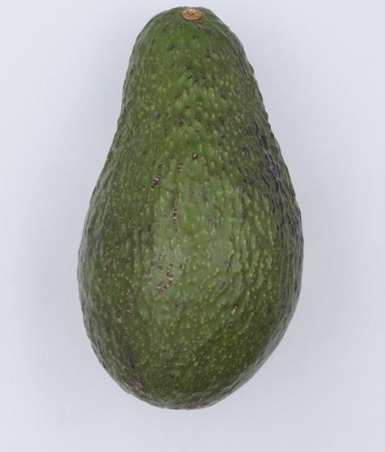
#> input picture give_as_inputs_to_test/avo_2.jpeg, 385 x 452 px
$ python -i features.py   (imports and definitions only)   (older library calls are emulated)
#> lines starting #> are read from the running program, lines starting #| are printed output that depends on the picture; after the words box and inside, x2 and y2 are one past the last pixel; in counts of white or black regions, pixels touching at a corner belong together
#> further down, picture is the input picture: shape (452, 385, 3); mean B, G, R 165, 170.8, 166.7
"""
features.py - Computer Vision Feature Extraction for Pre-Visual Food Degradation & Produce Quality

Extracts spectral, colorimetric, and micro-textural features from produce images:
- Adaptive Foreground Segmentation: Otsu thresholding + morphology + contour verification
- Color Spaces: Calibrated CIE L*a*b*, HSV, Normalized RGB
- Chlorophyll & Senescence Pigment Indices (Excess Green, Excess Red, NDCI, Browning Ratio)
- Perceptual Color Drift (Delta E from Stage 1 Baseline, Color Decay Index)
- Spatial Necrosis & Decay Heterogeneity (decay_pct, p10_l, p25_l, p90_a, heterogeneity_index)
- Micro-Texture & Surface Roughness (GLCM Contrast, Homogeneity, Energy, Laplacian Variance)
- Pre-Visual Degradation Heatmap Generation
"""

import cv2
import numpy as np
from skimage.feature import graycomatrix, graycoprops

# Calibrated reference baseline for fresh underripe Hass avocado exocarp (Stage 1) in 8-bit OpenCV Lab
REF_LAB_L = 124.4
REF_LAB_A = 116.9
REF_LAB_B = 152.5

FEATURE_NAMES = [
    'mean_r', 'mean_g', 'mean_b', 'std_r', 'std_g', 'std_b',
    'norm_r', 'norm_g', 'norm_b',
    'exg', 'exr', 'ndci', 'rg_ratio',
    'h_mean', 'h_std', 's_mean', 's_std', 'v_mean', 'v_std',
    'l_mean', 'l_std', 'a_mean', 'a_std', 'b_mean', 'b_std',
    'chroma', 'delta_e',
    'browning_ratio', 'color_decay_index',
    'decay_pct', 'p10_l', 'p25_l', 'p90_a', 'heterogeneity_index',
    'glcm_contrast', 'glcm_homogeneity', 'glcm_energy', 'laplacian_var'
]


def segment_fruit(img: np.ndarray) -> np.ndarray:
    """
    Robustly segment the produce fruit foreground from the background.
    Handles studio neutral backgrounds (white/grey) as well as varied field/retail backgrounds.
    Returns a clean binary mask (uint8, 0 or 255) of fruit pixels.
    """
    gray = cv2.cvtColor(img, cv2.COLOR_BGR2GRAY)
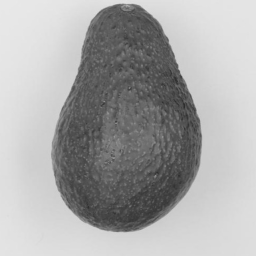
#> gray: shape (256, 256); min 44, max 233, mean 168.9
    blurred = cv2.GaussianBlur(gray, (5, 5), 0)

    # Check 4 corner areas to determine if background is predominantly light or dark
    corner_samples = [
        blurred[:10, :10],
        blurred[:10, -10:],
        blurred[-10:, :10],
        blurred[-10:, -10:]
    ]
    mean_corner = float(np.mean([np.mean(c) for c in corner_samples]))
#> mean_corner = 226.9
    is_bright_bg = mean_corner > 130.0
#> is_bright_bg = True

    if is_bright_bg:
        _, mask = cv2.threshold(blurred, 0, 255, cv2.THRESH_BINARY_INV + cv2.THRESH_OTSU)
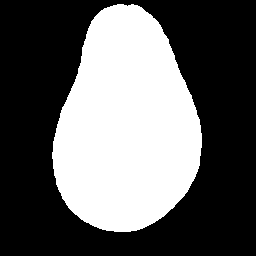
#> mask: shape (256, 256); 38.2% white; 1 white region, box (x1, y1, x2, y2) and area: (52, 4, 202, 232) 25020
    else:
        _, mask = cv2.threshold(blurred, 0, 255, cv2.THRESH_BINARY + cv2.THRESH_OTSU)

    # Morphological cleanup to remove noise specks and fill interior crevices
    kernel = cv2.getStructuringElement(cv2.MORPH_ELLIPSE, (5, 5))
    mask = cv2.morphologyEx(mask, cv2.MORPH_OPEN, kernel, iterations=1)
#> mask: shape (256, 256); 38.2% white; 1 white region, box (x1, y1, x2, y2) and area: (52, 4, 202, 232) 25019
    mask = cv2.morphologyEx(mask, cv2.MORPH_CLOSE, kernel, iterations=2)
#> mask: shape (256, 256); 38.2% white; 1 white region

    # Extract largest contour to ensure solid fruit exocarp without background noise
    cnts, _ = cv2.findContours(mask, cv2.RETR_EXTERNAL, cv2.CHAIN_APPROX_SIMPLE)
#> cnts = 1 contour; box (x1, y1, x2, y2) and area: (52, 3, 202, 232) 24750
    if cnts:
        c = max(cnts, key=cv2.contourArea)
#> c = contour of 301 points, box (x1, y1, x2, y2) (52, 3, 202, 232), area 24750
        solid_mask = np.zeros_like(mask)
        cv2.drawContours(solid_mask, [c], -1, 255, -1)
        if solid_mask.sum() > (0.02 * mask.size * 255):
            mask = solid_mask

    # Fallback in case mask is completely empty
    if np.sum(mask > 0) < 100:
        mask = np.ones_like(gray, dtype=np.uint8) * 255

    return mask


# [124 lines left out: function extract_features, not called in this run]


def generate_degradation_heatmap(img: np.ndarray) -> np.ndarray:
    """
    Generate an interpretability heatmap showing local pre-visual degradation intensity.
    Based on localized chlorophyll breakdown and a* (red/browning) shift inside fruit tissue.
    Returns RGB heatmap overlay image.
    """
    resized = cv2.resize(img, (256, 256), interpolation=cv2.INTER_AREA)
    mask = segment_fruit(resized)
    lab = cv2.cvtColor(resized, cv2.COLOR_BGR2LAB).astype(np.float32)
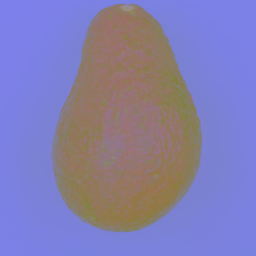
#> lab: shape (256, 256, 3) float32; mean B, G, R 175.2, 125.6, 131.1

    l_channel = lab[:, :, 0]
    a_channel = lab[:, :, 1]
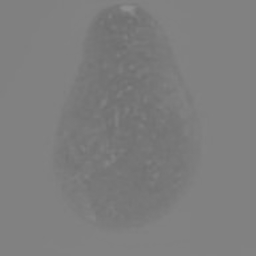
#> a_channel: shape (256, 256) float32; min 110, max 143, mean 125.6

    # Pre-visual internal degradation index per pixel:
    # Shift towards positive red/brown (> 116.9) + darkening (< 124.4)
    degradation_map = (a_channel - 116.0) * 2.2 + (125.0 - l_channel) * 1.5
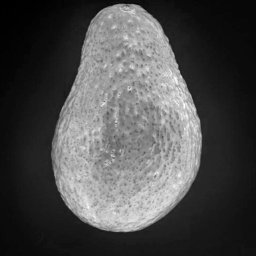
#> degradation_map: shape (256, 256) float32; min -138.6, max 142.7, mean -54.2; drawn with min black and max white
    degradation_map = np.clip(degradation_map, 0, 100)

    # Normalize to 0-255
    norm_deg = cv2.normalize(degradation_map, None, 0, 255, cv2.NORM_MINMAX).astype(np.uint8)
    norm_deg = cv2.bitwise_and(norm_deg, norm_deg, mask=mask)

    # Apply colormap (JET: Blue=Fresh/Intact, Green/Yellow=Breaking, Red=High Degradation)
    heatmap = cv2.applyColorMap(norm_deg, cv2.COLORMAP_JET)
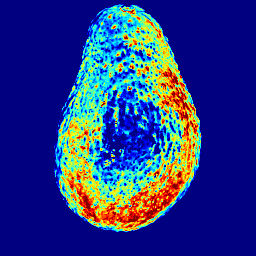
#> heatmap: shape (256, 256, 3); mean B, G, R 131.1, 57.2, 39.3

    # Blend with original image inside the mask
    overlay = resized.copy()
    alpha = 0.55
    fruit_pixels = mask > 0
#> fruit_pixels: shape (256, 256) bool; 38.2% white; 1 white region, box (x1, y1, x2, y2) and area: (52, 3, 202, 232) 25023
    overlay[fruit_pixels] = cv2.addWeighted(resized[fruit_pixels], 1 - alpha, heatmap[fruit_pixels], alpha, 0)
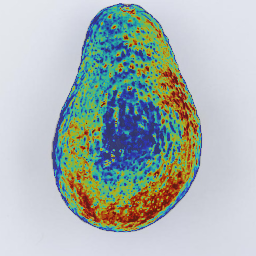
#> overlay: shape (256, 256, 3); mean B, G, R 179.4, 181.9, 169.2
    return cv2.cvtColor(overlay, cv2.COLOR_BGR2RGB)

>>> import cv2
>>> picture = cv2.imread('give_as_inputs_to_test/avo_2.jpeg')
>>> result = generate_degradation_heatmap(picture)

$ run again, on give_as_inputs_to_test/avo_3.jpeg
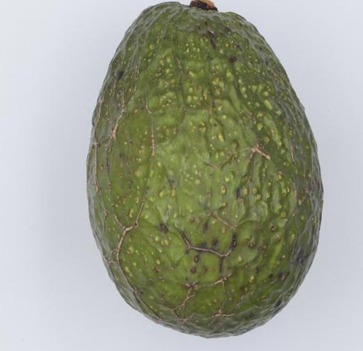
#> input picture give_as_inputs_to_test/avo_3.jpeg, 363 x 351 px
#> picture is the input picture: shape (351, 363, 3); mean B, G, R 148.5, 163.6, 160.3
#> mean_corner = 225.3
#> is_bright_bg = True
#> in segment_fruit, `_, mask = cv2.threshold(blurred, 0, 255, cv2.THRESH_BINARY_INV + cv2.T..`:
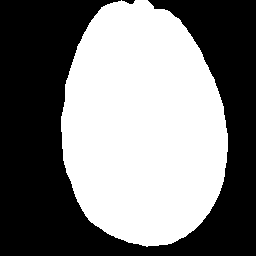
#> mask: shape (256, 256); 49% white; 1 white region, box (x1, y1, x2, y2) and area: (61, 0, 228, 247) 32127
#> cnts = 1 contour; box (x1, y1, x2, y2) and area: (61, 0, 228, 247) 31884
#> c = contour of 307 points, box (x1, y1, x2, y2) (61, 0, 228, 247), area 31884
#> fruit_pixels: shape (256, 256) bool; 49.1% white; 1 white region, box (x1, y1, x2, y2) and area: (61, 0, 228, 247) 32190
#> in generate_degradation_heatmap, `overlay[fruit_pixels] = cv2.addWeighted(resized[fruit_pixels], 1 - alp..`:
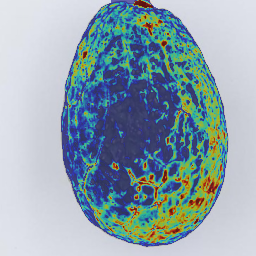
#> overlay: shape (256, 256, 3); mean B, G, R 174.8, 164, 144.4

$ run again, on give_as_inputs_to_test/avo_1.png
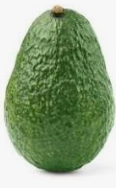
#> input picture give_as_inputs_to_test/avo_1.png, 116 x 188 px
#> picture is the input picture: shape (188, 116, 3); mean B, G, R 132.5, 165.7, 145.9
#> mean_corner = 247
#> is_bright_bg = True
#> in segment_fruit, `mask = cv2.morphologyEx(mask, cv2.MORPH_CLOSE, kernel, iterations=2)`:
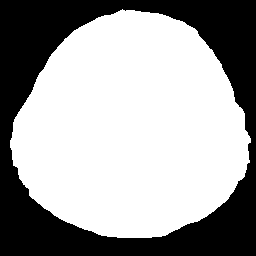
#> mask: shape (256, 256); 63% white; 1 black region
#> cnts = 1 contour; box (x1, y1, x2, y2) and area: (10, 9, 251, 238) 40952
#> c = contour of 358 points, box (x1, y1, x2, y2) (10, 9, 251, 238), area 40952
#> fruit_pixels: shape (256, 256) bool; 63% white; 1 black region, box (x1, y1, x2, y2) and area: (0, 0, 256, 256) 24250
#> in generate_degradation_heatmap, `overlay[fruit_pixels] = cv2.addWeighted(resized[fruit_pixels], 1 - alp..`:
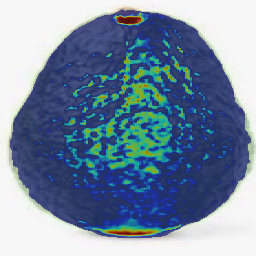
#> overlay: shape (256, 256, 3); mean B, G, R 162.8, 138, 118.8
